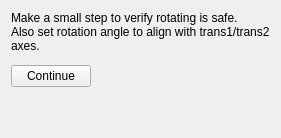
     <widget class="QWidget" name="page_set_rotation">
      <layout class="QVBoxLayout" name="layout_set_rotation">
       <item>
        <widget class="QLabel" name="lb_setrot_title">
         <property name="wordWrap">
          <bool>true</bool>
         </property>
         <property name="text">
          <string>Make a small step to verify rotating is safe.
Also set rotation angle to align with trans1/trans2 axes.</string>
         </property>
        </widget>
       </item>
       <item>
        <widget class="QWidget" name="container_rows_setrot" native="true"/>
       </item>
       <item>
        <layout class="QHBoxLayout" name="layout_setrot_buttons">
         <item>
          <widget class="QPushButton" name="pb_setrot_continue">
           <property name="text">
            <string>Continue</string>
           </property>
          </widget>
         </item>
         <item>
          <spacer name="spacer_setrot">
           <property name="orientation">
            <enum>Qt::Horizontal</enum>
           </property>
           <property name="sizeHint" stdset="0">
            <size>
             <width>40</width>
             <height>20</height>
            </size>
           </property>
          </spacer>
         </item>
        </layout>
       </item>
       <item>
        <spacer name="spacer_setrot_bottom">
         <property name="orientation">
          <enum>Qt::Vertical</enum>
         </property>
         <property name="sizeHint" stdset="0">
          <size>
           <width>20</width>
           <height>40</height>
          </size>
         </property>
        </spacer>
       </item>
      </layout>
     </widget>
